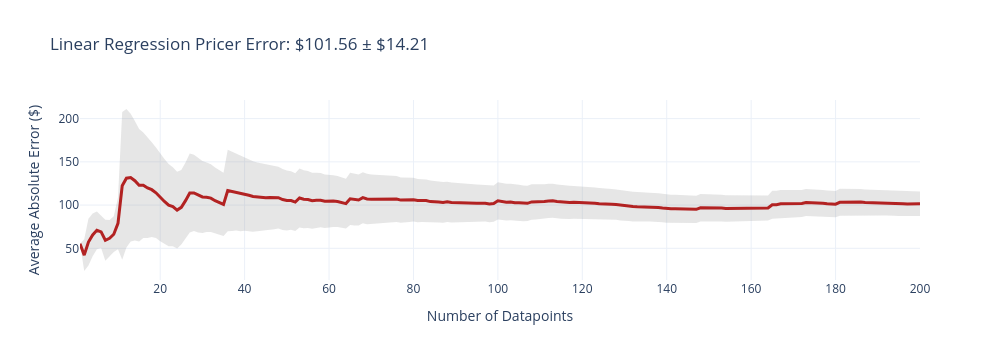
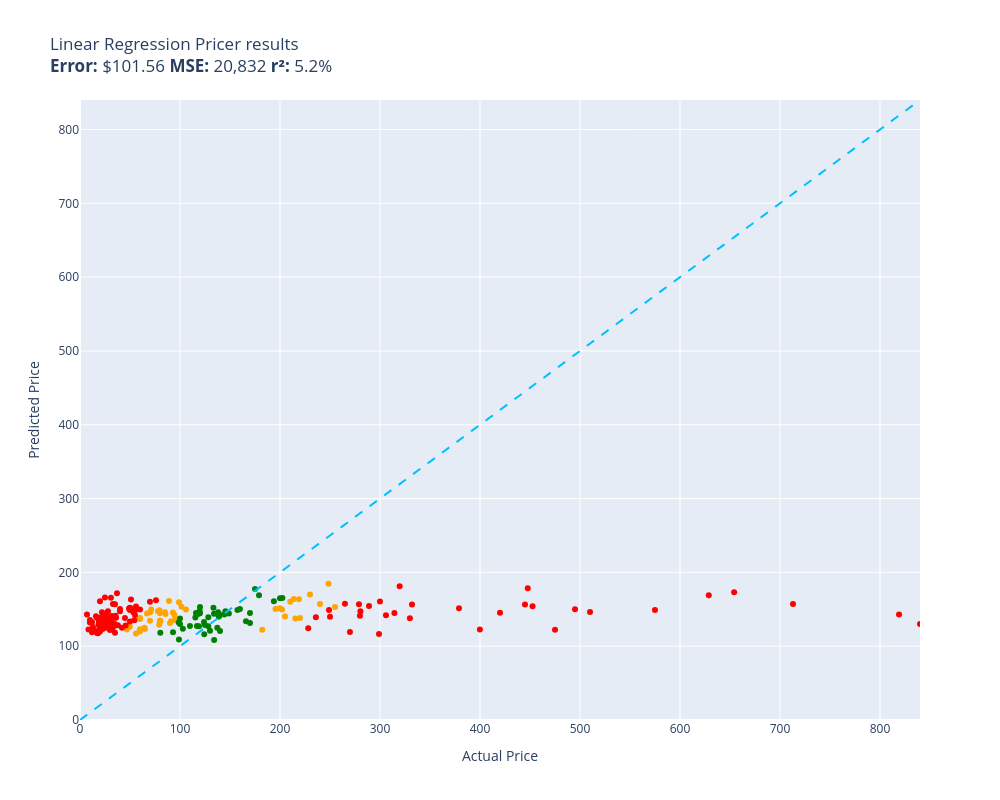
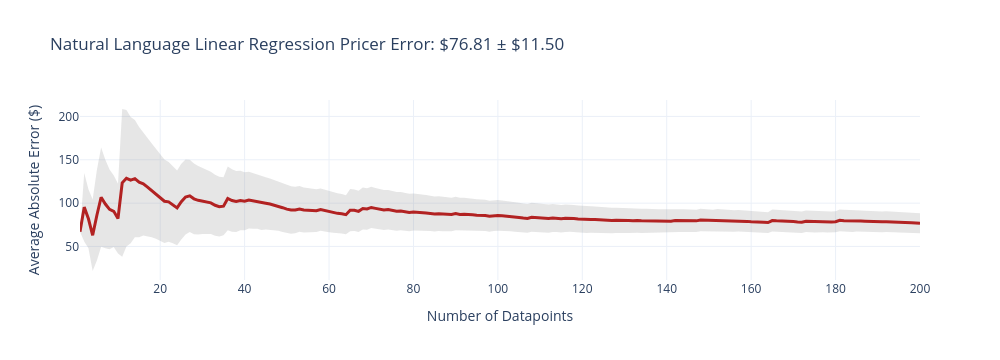
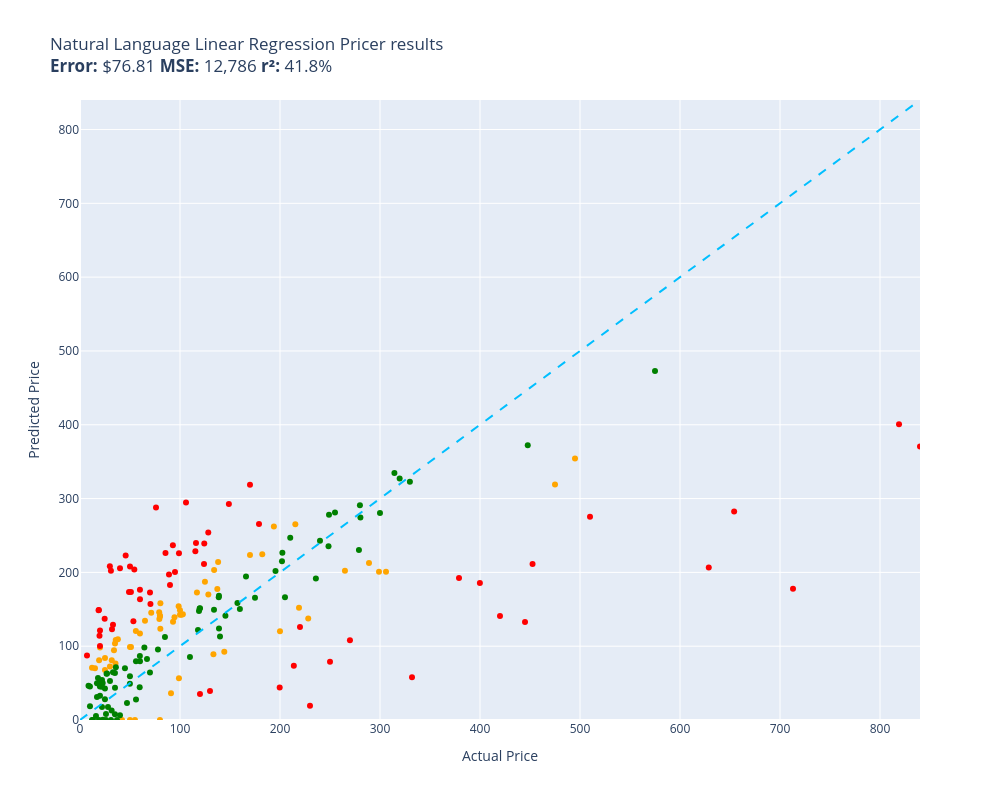

The notebook cell saved with these charts, in order:
### Code cell
# Traditional Linear Regression!

np.random.seed(42)

# Separate features and target
feature_columns = ['weight', 'weight_unknown', 'text_length']

X_train = train_df[feature_columns]
y_train = train_df['price']
X_test = test_df[feature_columns]
y_test = test_df['price']

# Train a Linear Regression
model = LinearRegression()
model.fit(X_train, y_train)

for feature, coef in zip(feature_columns, model.coef_):
    print(f"{feature}: {coef}")
print(f"Intercept: {model.intercept_}")

# Predict the test set and evaluate
y_pred = model.predict(X_test)
mse = mean_squared_error(y_test, y_pred)
r2 = r2_score(y_test, y_pred)

print(f"Mean Squared Error: {mse}")
print(f"R-squared Score: {r2}")

def linear_regression_pricer(item):
    features = get_features(item)
    features_df = pd.DataFrame([features])
    return model.predict(features_df)[0]

evaluate(linear_regression_pricer, test)
prices = np.array([float(item.price) for item in train])
documents = [item.summary for item in train]
np.random.seed(42)
vectorizer = CountVectorizer(max_features=2000, stop_words='english')
X = vectorizer.fit_transform(documents)
# Here are the 1,000 most common words that it picked, not including "stop words":

selected_words = vectorizer.get_feature_names_out()
print(f"Number of selected words: {len(selected_words)}")
print("Selected words:", selected_words[1000:1020])
regressor = LinearRegression()
regressor.fit(X, prices)

def natural_language_linear_regression_pricer(item):
    x = vectorizer.transform([item.summary])
    return max(regressor.predict(x)[0], 0)

evaluate(natural_language_linear_regression_pricer, test)
subset = 15_000
rf_model = RandomForestRegressor(n_estimators=100, random_state=42, n_jobs=4)
rf_model.fit(X[:subset], prices[:subset])
